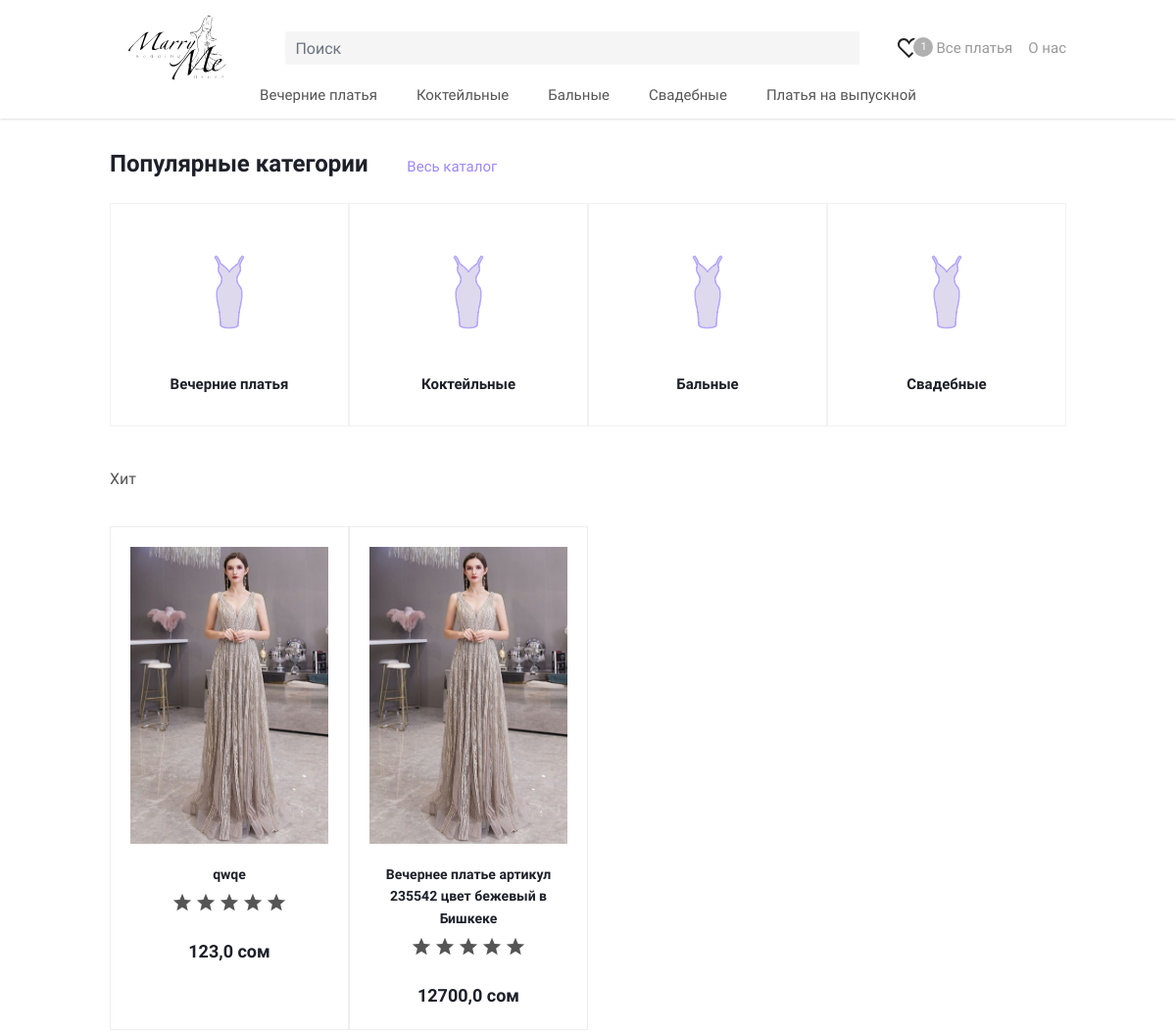
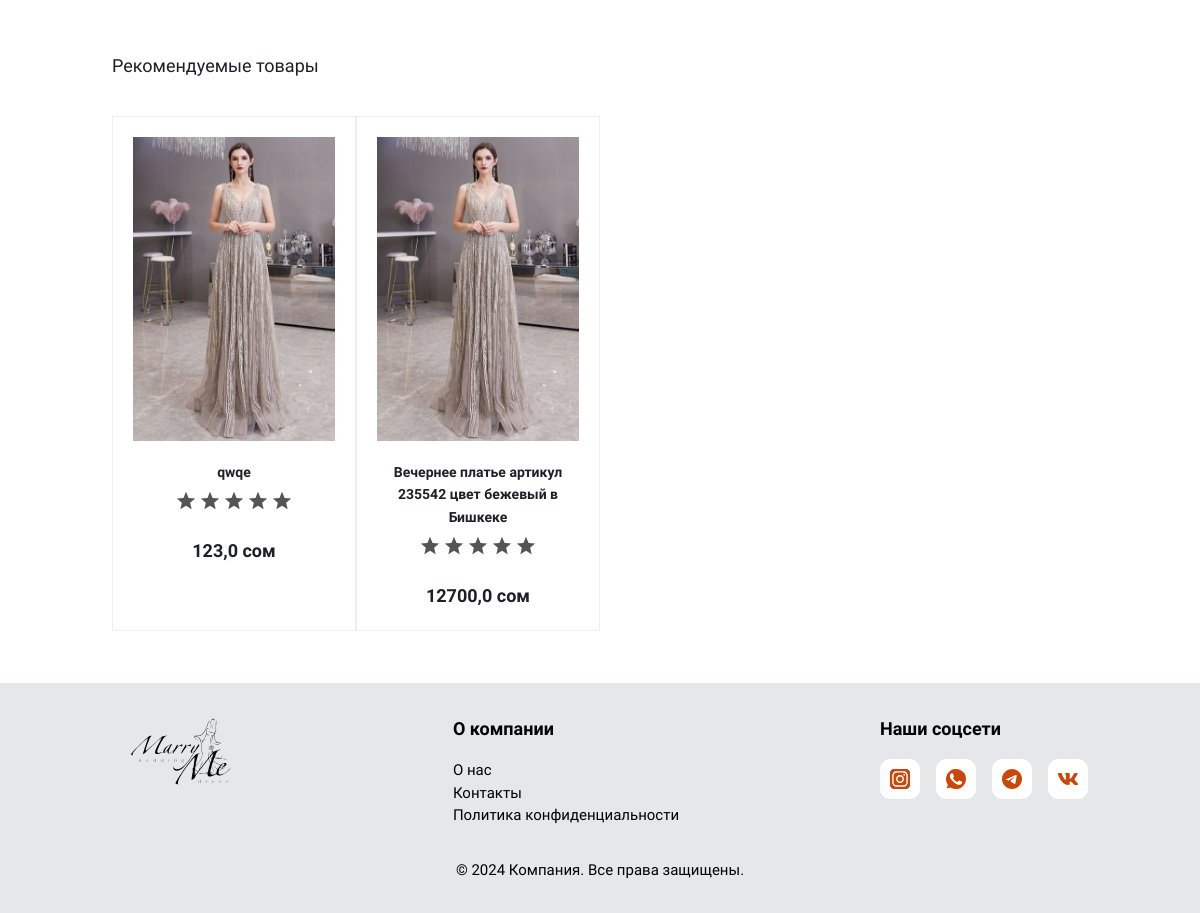
The page / on the database its author committed (2 pictures, top to bottom).
### app/models.py (models this page shows, shortened)
class Category(models.Model):
    title = models.CharField(max_length=120)
    image = models.ImageField(upload_to='images/categories/')
    class Meta:
        verbose_name = 'Категория'
        verbose_name_plural = 'Категории'

class Product(models.Model):
    category = models.ForeignKey(Category, on_delete=models.PROTECT)
    title = models.CharField(max_length=120)
    price = models.DecimalField(max_digits=10, decimal_places=1)
    price_rent = models.DecimalField(max_digits=10, decimal_places=1)
    description = models.TextField()
    created_at = models.DateTimeField(auto_now_add=True)
    class Meta:
        verbose_name = 'Товар'
        verbose_name_plural = 'Товары'
        ordering = ['-created_at']

class ProductImg(models.Model):
    product = models.ForeignKey(Product, on_delete=models.CASCADE, related_name='images')
    images = models.ImageField(upload_to='images/product/')
    class Meta:
        verbose_name = 'Фото товара'
        verbose_name_plural = 'Фото товаров'

### app/views.py (the view)
# urls.py: path('', HomePageView.as_view(), name='home'),
class HomePageView(generic.TemplateView):
    template_name = 'index.html'
    def get_context_data(self, **kwargs):
        context = super().get_context_data(**kwargs)
        context['categories'] = Category.objects.all()[:4]
        context['products_hit'] = Product.objects.all().order_by('?')[:4]
        context['products_rec'] = Product.objects.all().order_by('?')[:4]
        return context

### app/templates/index.html (shortened to what this page needs)
{% extends 'base.html' %}
{% load static %}
{% block content%}
    <main>
        <section class="popular mt-[30px] pb-[30px]">
            <div class="container mx-auto px-6">
                <div class="mb-6">
                    <h2 class="text-2xl mr-9 text-[#1d2029] font-bold inline-block">
                        Популярные категории
                    </h2>
                    <a href="" class="hidden text-[#9b88fc] hover:text-[#1D2038] transition-colors md:inline-block">Весь
                        каталог</a>
                </div>
                <div class="cards flex flex-wrap">
                    {% for i in categories %}
                    <div class="card__item w-full md:w-1/3 md:py-[30px] md:px-2.5 text-[#1d2029] hover:text-[#b0a1fc]">
                        <div class="flex flex-nowrap items-center max-h-[65px] p-0 md:block md:max-h-none">
                            <div class="img md:w-[120px] md:h-[120px] mx-auto mb-[22px]">
                                <a href="" class="block px-2.5 pt-2 pb-3 thumb md:p-0">
                                    <img class="w-[41px] h-[41px] max-w-full max-h-full md:w-full md:h-full"
                                        src="{{ i.image.url }}" alt="" />
                                </a>
                            </div>
                            <div class="name flex-grow-[2] text-left text-base md:flex-grow-0 md:text-center">
                                <a href=""
                                    class="relative pt-6 pr-6 pb-[23px] pl-[5px] text-[15px] block md:p-0 md:font-bold">{{ i.title }}</a>
                            </div>
                        </div>
                    </div>
                    {% endfor %}
                </div>
            </div>
        </section>
        <section class="hit pb-[30px]">
            <div class="container mx-auto px-6 py-3">
                <h2 class="text-base">Хит</h2>
                <div class="cards grid grid-cols-1 mt-9 sm:grid-cols-2 lg-md:grid-cols-4">
                    {% for i in products_hit %}
                    <div class="card__item p-5 border border-[#eee]">
                        <a href="{% url 'product_detail' i.pk %}" class="flex justify-center">
                            <img class="max-h-[390px] pb-5" src="{{ i.images.first.images.url }}" alt="qazxsw" />
                        </a>
                        <div class="text-[#1d2029] hover:text-[#b0a1fc]">
                            <a class="text-sm font-bold" href="">{{ i.title }}</a>
                        </div>
                        <div class="flex justify-center mt-1.5 mb-2.5">
                            <table class="table-no-border">
                                <tbody>
                                    <tr>
                                        <td>
                                            <div class="star-active star-empty" title="1">
                                            </div>
                                        </td>
                                        <td>
                                            <div class="star-active star-empty" title="1">
                                            </div>
                                        </td>
                                        <td>
                                            <div class="star-active star-empty" title="1">
                                            </div>
                                        </td>
                                        <td>
                                            <div class="star-active star-empty" title="1">
                                            </div>
                                        </td>
                                        <td>
                                            <div class="star-active star-empty" title="1">
                                            </div>
                                        </td>
                                    </tr>
                                </tbody>
                            </table>
                        </div>
                        <div class="mt-6 text-lg font-bold text-[#1d2029]">
                            {{ i.price }} сом
                        </div>
                    </div>
                    {% endfor %}
                </div>
            </div>
        </section>
        <section class="recommended">
            <div class="container mx-auto px-6 py-3">
                <h2 class="text-[#1d2029] text-lg">Рекомендуемые товары</h2>
                <div class="cards grid grid-cols-1 mt-9 sm:grid-cols-2 lg-md:grid-cols-4">
                    {% for i in products_rec %}
                    <div class="card__item p-5 border border-[#eee]">
                        <a href="{% url 'product_detail' i.pk %}" class="flex justify-center">
                            <img class="max-h-[390px] pb-5" src="{{ i.images.first.images.url }}" alt="1" />
                        </a>
                        <div class="text-[#1d2029] hover:text-[#b0a1fc]">
                            <a class="text-sm font-bold" href="">{{ i.title }}</a>
                        </div>
                        <div class="flex justify-center mt-1.5 mb-2.5">
                            <table class="table-no-border">
                                <tbody>
                                    <tr>
                                        <td>
                                            <div class="star-active star-empty" title="1">
                                            </div>
                                        </td>
                                        <td>
                                            <div class="star-active star-empty" title="1">
                                            </div>
                                        </td>
                                        <td>
                                            <div class="star-active star-empty" title="1">
                                            </div>
                                        </td>
                                        <td>
                                            <div class="star-active star-empty" title="1">
                                            </div>
                                        </td>
                                        <td>
                                            <div class="star-active star-empty" title="1">
                                            </div>
                                        </td>
                                    </tr>
                                </tbody>
                            </table>
                        </div>
                        <div class="mt-6 text-lg font-bold text-[#1d2029]">
                            {{ i.price }} сом
                        </div>
                    </div>
                    {% endfor %}
                </div>
            </div>
        </section>
    </main>
{% endblock %}

### app/templates/base.html (shortened to what this page needs)
<!DOCTYPE html>
{% load static %}
<html lang="en">
<head>
    <link href="https://cdn.jsdelivr.net/npm/tailwindcss@2.0.3/dist/tailwind.min.css" rel="stylesheet" />
    <script src="https://cdn.tailwindcss.com?plugins=forms,typography,aspect-ratio,container-queries"></script>
</head>
<body>
    <header class="header bg-white shadow">
        <nav class="container mx-auto px-6 py-3">
            <div class="flex items-center justify-between">
                <div class="logo-block max-w-[140px] md:w-1/6 sm:w-1/4 px-[15px]">
                    <div class="logo">
                        <a href="/"><img src="{% static './assets/img/logo.svg' %} " alt="UniRenter.ru - Сервис проката! "
                                         title="UniRenter.ru - Сервис проката!' " data-src="" /></a>
                    </div>
                </div>
                <div id="title-search_fixed" class="w-3/5">
                    <form action="/catalog/" class="search relative">
                        <div class="search-input-div w-full">
                            <input class="search-input" id="title-search-input_fixed" type="text" name="q" value=""
                                placeholder="Поиск" size="20" maxlength="50" autocomplete="off" />
                        </div>
                    </form>
                </div>
                <div class="flex space-x-4">
                    <a href="#" class="flex items-center relative">
                        <span class="js-basket-block">
                            <i class="svg inline svg-inline-wish big" aria-hidden="true">
                            </i>
                            <span class="count">1</span>
                        </span>
                    </a>
                    <a href="" class="self-center text-[#999]">Все платья</a>
                    <a href="#" class="self-center text-[#999]">О нас</a>
                </div>
            </div>
            <div class="header__variants hidden lg:flex justify-center">
                <div class="cursor-pointer hover:text-[#B0A1FC] transition-colors">
                    <a href="" class="pt-5 pb-5 px-5 relative"> Вечерние платья </a>
                </div>
                <div class="cursor-pointer hover:text-[#B0A1FC] transition-colors">
                    <a href="" class="pt-5 pb-5 px-5 relative"> Коктейльные </a>
                </div>
                <div class="cursor-pointer hover:text-[#B0A1FC] transition-colors">
                    <a href="" class="pt-5 pb-5 px-5 relative"> Бальные </a>
                </div>
                <div class="cursor-pointer hover:text-[#B0A1FC] transition-colors">
                    <a href="" class="pt-5 pb-5 px-5 relative"> Свадебные </a>
                </div>
                <div class="cursor-pointer hover:text-[#B0A1FC] transition-colors">
                    <a href="" class="pt-5 pb-5 px-5 relative"> Платья на выпускной </a>
                </div>
            </div>
        </nav>
    </header>
{% block content %}
{% endblock %}
    <footer class="bg-gray-200 text-black mt-10">
        <div class="container mx-auto px-6 py-8">
            <div class="sm:flex sm:justify-between">
                <div class="logo-block max-w-[140px] md:w-1/6 sm:w-1/4 px-[15px]">
                    <div class="logo">
                        <a href="/"><img src="{% static './assets/img/logo.svg' %}" alt="UniRenter.ru - Сервис проката! "
                                         title="UniRenter.ru - Сервис проката! " data-src="" /></a>
                    </div>
                </div>
                <div>
                    <h3 class="text-lg font-semibold">О компании</h3>
                    <ul class="mt-4">
                        <li><a href="/about" class="hover:underline">О нас</a></li>
                        <li><a href="/contact" class="hover:underline">Контакты</a></li>
                        <li>
                            <a href="/privacy" class="hover:underline">Политика конфиденциальности</a>
                        </li>
                    </ul>
                </div>
                <div>
                    <h3 class="text-lg font-semibold">Наши соцсети</h3>
                    <ul class="flex gap-4 mt-4">
                        <li>
                            <a href="">
                            </a>
                        </li>
                        <li>
                            <a href="">
                            </a>
                        </li>
                        <li>
                            <a href="">
                            </a>
                        </li>
                        <li>
                            <a href="">
                            </a>
                        </li>
                    </ul>
                </div>
            </div>
            <div class="text-center mt-8">
                <p>© 2024 Компания. Все права защищены.</p>
            </div>
        </div>
    </footer>
</body>
</html>

### app/templates/base.html (style rules this page uses)
body { font: 15px / 24px 'PT Sans Caption', Arial, sans-serif; color: #555; }
.search .search-input { background: #f5f5f5; border: 0; color: #444; display: block; height: 34px; line-height: 18px; padding: 0 70px 0 10px; vertical-align: top; width: 100%; border-radius: 3px; }
.header .count { position: absolute; top: 0; left: 16px; box-shadow: 0 0 0 2px #fff; background-color: #b0b0b0; font-size: 11px; border-radius: 100%; text-align: center; color: #fff; width: 20px; height: 20px; display: inline-block; line-height: 20px; }
.card__item { text-align: center; border: 1px solid #f2f2f2; transition: all ease 0.2s; }
@media (min-width: 992px) { .popular .card__item { width: 25%; } }

### rows shown on the page
Category: image (picture), title "Вечерние платья"
Category: image (picture), title "Коктейльные"
Category: image (picture), title "Бальные"
Category: image (picture), title "Свадебные"
Product: images.first.images (picture), title "qwqe", price "123,0"
Product: images.first.images (picture), title "Вечернее платье артикул 235542 цвет бежевый в Бишкеке", price "12700,0"
